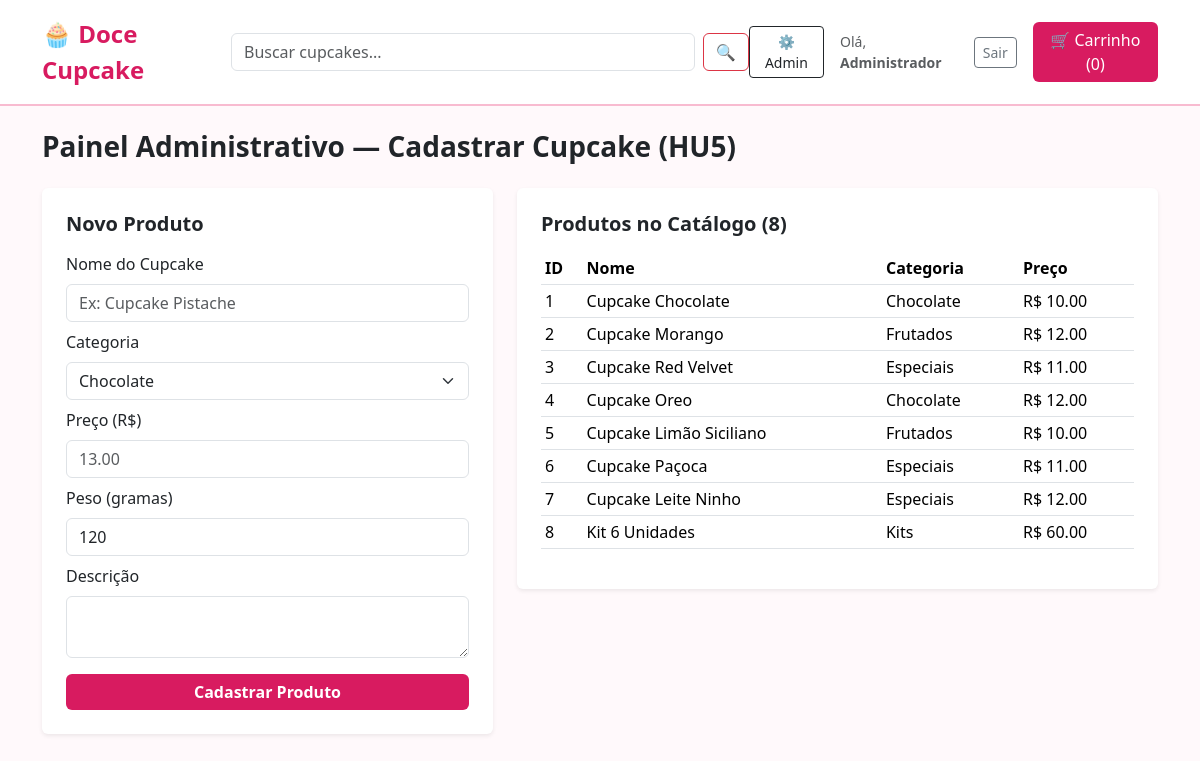
Page /admin (signed in) on the committed database.
### tables this page shows
CREATE TABLE produtos (
    id INTEGER PRIMARY KEY AUTOINCREMENT,
    nome TEXT NOT NULL,
    categoria TEXT NOT NULL,
    descricao TEXT NOT NULL,
    preco REAL NOT NULL,
    peso_gramas INTEGER DEFAULT 120
);

### app.py (the view, shortened to what this page needs)
@app.route('/admin', methods=['GET', 'POST'])
def admin():
    if not session.get('is_admin'):
        flash("Acesso restrito. Entre com admin@docecupcake.com / admin123", "danger")
        return redirect(url_for('auth'))
    conn = get_db()
    produtos = conn.execute("SELECT * FROM produtos").fetchall()
    conn.close()
    return render_template('admin.html', produtos=produtos)

### app.py (called while the page is built)
@app.context_processor
def inject_cart_count():
    carrinho = session.get('carrinho', {})
    total_itens = sum(carrinho.values())
    return dict(total_itens_carrinho=total_itens)

### models.py (called while the page is built)
def get_db():
    conn = sqlite3.connect(DB_PATH)
    conn.row_factory = sqlite3.Row
    return conn

### templates/admin.html (shortened to what this page needs)
{% extends 'base.html' %}
{% block content %}
<h3 class="fw-bold mb-4">Painel Administrativo — Cadastrar Cupcake (HU5)</h3>
<div class="row g-4">
    <div class="col-md-5">
        <div class="card border-0 shadow-sm p-4">
            <h5 class="fw-bold mb-3">Novo Produto</h5>
            <form method="POST">
                <div class="mb-2">
                    <label class="form-label">Nome do Cupcake</label>
                    <input type="text" name="nome" class="form-control" placeholder="Ex: Cupcake Pistache" required>
                </div>
                <div class="mb-2">
                    <label class="form-label">Categoria</label>
                    <select name="categoria" class="form-select">
                        <option value="Chocolate">Chocolate</option>
                    </select>
                </div>
                <div class="mb-2">
                    <label class="form-label">Preço (R$)</label>
                    <input type="number" step="0.01" name="preco" class="form-control" placeholder="13.00" required>
                </div>
                <div class="mb-2">
                    <label class="form-label">Peso (gramas)</label>
                    <input type="number" name="peso" class="form-control" value="120" required>
                </div>
                <div class="mb-3">
                    <label class="form-label">Descrição</label>
                    <textarea name="descricao" class="form-control" rows="2" required></textarea>
                </div>
                <button type="submit" class="btn btn-pink w-100 fw-bold">Cadastrar Produto</button>
            </form>
        </div>
    </div>
    <div class="col-md-7">
        <div class="card border-0 shadow-sm p-4">
            <h5 class="fw-bold mb-3">Produtos no Catálogo ({{ produtos|length }})</h5>
            <table class="table table-sm">
                <thead>
                    <tr><th>ID</th><th>Nome</th><th>Categoria</th><th>Preço</th></tr>
                </thead>
                <tbody>
                    {% for p in produtos %}
                    <tr>
                        <td>{{ p['id'] }}</td>
                        <td>{{ p['nome'] }}</td>
                        <td>{{ p['categoria'] }}</td>
                        <td>R$ {{ "%.2f"|format(p['preco']) }}</td>
                    </tr>
                    {% endfor %}
                </tbody>
            </table>
        </div>
    </div>
</div>
{% endblock %}

### templates/base.html (style rules this page uses)
body { background-color: #fff9fb; font-family: 'Segoe UI', sans-serif; }
.btn-pink { background-color: #d81b60; color: white; border: none; }

### rows in the picture
produtos: id "1", nome "Cupcake Chocolate", categoria "Chocolate", preco "10.00"
produtos: id "2", nome "Cupcake Morango", categoria "Frutados", preco "12.00"
produtos: id "3", nome "Cupcake Red Velvet", categoria "Especiais", preco "11.00"
produtos: id "4", nome "Cupcake Oreo", categoria "Chocolate", preco "12.00"
produtos: id "5", nome "Cupcake Limão Siciliano", categoria "Frutados", preco "10.00"
produtos: id "6", nome "Cupcake Paçoca", categoria "Especiais", preco "11.00"
produtos: id "7", nome "Cupcake Leite Ninho", categoria "Especiais", preco "12.00"
produtos: id "8", nome "Kit 6 Unidades", categoria "Kits", preco "60.00"

### other values in the picture
{{ session['usuario_nome'] }} "Administrador"
{{ total_itens_carrinho }} "0"
{{ produtos|length }} "8"
